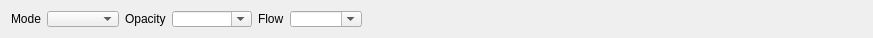
<?xml version="1.0" encoding="UTF-8"?>
<ui version="4.0">
 <class>BrushOptions</class>
 <widget class="QWidget" name="BrushOptions">
  <property name="geometry">
   <rect>
    <x>0</x>
    <y>0</y>
    <width>873</width>
    <height>38</height>
   </rect>
  </property>
  <property name="minimumSize">
   <size>
    <width>0</width>
    <height>38</height>
   </size>
  </property>
  <property name="maximumSize">
   <size>
    <width>16777215</width>
    <height>38</height>
   </size>
  </property>
  <property name="windowTitle">
   <string>Form</string>
  </property>
  <layout class="QHBoxLayout" name="horizontalLayout">
   <item>
    <layout class="QFormLayout" name="formLayout_4">
     <item row="0" column="0">
      <widget class="QLabel" name="label_4">
       <property name="text">
        <string>Mode</string>
       </property>
      </widget>
     </item>
     <item row="0" column="1">
      <widget class="QComboBox" name="modeComboBox"/>
     </item>
    </layout>
   </item>
   <item>
    <layout class="QFormLayout" name="formLayout_5">
     <item row="0" column="0">
      <widget class="QLabel" name="label_5">
       <property name="text">
        <string>Opacity</string>
       </property>
      </widget>
     </item>
     <item row="0" column="1">
      <widget class="QComboBox" name="opacityComboBox">
       <property name="minimumSize">
        <size>
         <width>80</width>
         <height>0</height>
        </size>
       </property>
       <property name="editable">
        <bool>true</bool>
       </property>
      </widget>
     </item>
    </layout>
   </item>
   <item>
    <layout class="QFormLayout" name="formLayout_6">
     <item row="0" column="0">
      <widget class="QLabel" name="label_6">
       <property name="text">
        <string>Flow</string>
       </property>
      </widget>
     </item>
     <item row="0" column="1">
      <widget class="QComboBox" name="flowComboBox">
       <property name="editable">
        <bool>true</bool>
       </property>
      </widget>
     </item>
    </layout>
   </item>
   <item>
    <spacer name="horizontalSpacer">
     <property name="orientation">
      <enum>Qt::Horizontal</enum>
     </property>
     <property name="sizeHint" stdset="0">
      <size>
       <width>40</width>
       <height>20</height>
      </size>
     </property>
    </spacer>
   </item>
  </layout>
 </widget>
 <resources>
  <include location="../../resources.qrc"/>
 </resources>
 <connections/>
</ui>
